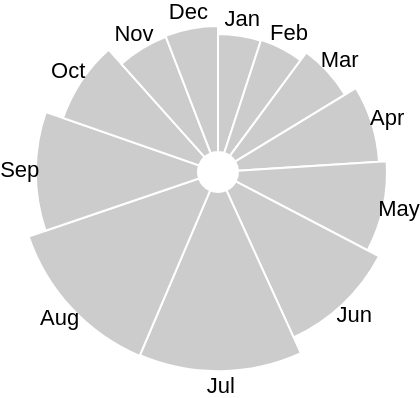

Vega-Lite specification stored for this chart:
### Vega specification from a JSON file in a GitHub repository (floating-point values rounded to 4 significant figures)
{"$schema": "https://vega.github.io/schema/vega/v5.json", "description": "A basic radial plot that encodes two values as the angle and radius of an arc.", "data": [{"name": "table", "values": [{"category": "Jan", "value": 36995000}, {"category": "Feb", "value": 37692000}, {"category": "Mar", "value": 45518000}, {"category": "Apr", "value": 56725000}, {"category": "May", "value": 64043000}, {"category": "Jun", "value": 77462000}, {"category": "Jul", "value": 97635000}, {"category": "Aug", "value": 98575000}, {"category": "Sep", "value": 77905000}, {"category": "Oct", "value": 59350000}, {"category": "Nov", "value": 42445000}, {"category": "Dec", "value": 43222000}], "transform": [{"type": "pie", "field": "value"}]}], "scales": [{"name": "r", "type": "sqrt", "domain": {"data": "table", "field": "value"}, "zero": true, "range": [20, 100]}], "marks": [{"type": "arc", "from": {"data": "table"}, "encode": {"enter": {"x": {"field": {"group": "width"}, "mult": 0.5}, "y": {"field": {"group": "height"}, "mult": 0.5}, "startAngle": {"field": "startAngle"}, "endAngle": {"field": "endAngle"}, "innerRadius": {"value": 10}, "outerRadius": {"scale": "r", "field": "value"}, "stroke": {"value": "#fff"}}, "update": {"fill": {"value": "#ccc"}}, "hover": {"fill": {"value": "pink"}}}}, {"type": "text", "from": {"data": "table"}, "encode": {"enter": {"x": {"field": {"group": "width"}, "mult": 0.5}, "y": {"field": {"group": "height"}, "mult": 0.5}, "radius": {"scale": "r", "field": "value", "offset": 8}, "theta": {"signal": "(datum.startAngle + datum.endAngle)/2"}, "fill": {"value": "#000"}, "align": {"value": "center"}, "baseline": {"value": "middle"}, "text": {"field": "category"}}}}]}
